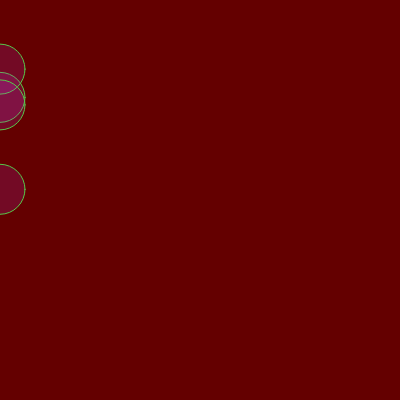
Frame 1 (no input)
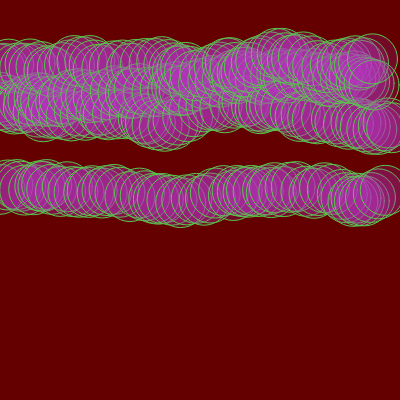
Frame 60 (no input)
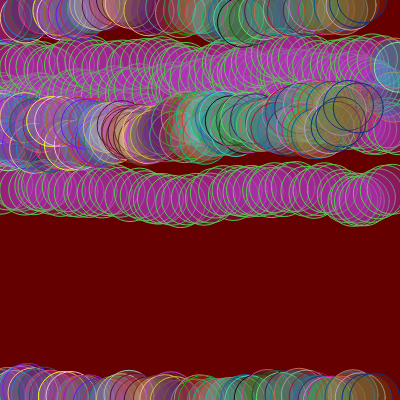
Frame 120 (the mouse pressed at the canvas centre since frame 60)

The p5.js sketch that drew these frames (run headless with seeded random() and noise() and a simulated clock; from frame 60 on, the mouse is pressed at the canvas centre):

// p5.js sketch
// ── sketch.js
let cor_1;
let cor_2;
let circleX;
let circleY;

function setup() {
  createCanvas(400, 400); // (widght, height)
  background(100, 0, 0);
  cor_1 = color(random(0, 250), random(0, 250), random(0, 250), 50);
  cor_2 = color(random(0, 250), random(0, 250), random(0, 250));
  circleX = [0, 0, 0, 0];
  circleY = [random(height), random(height), random(height), random(height)];
}

function draw() {
  
  fill(cor_1)
  stroke(cor_2)
  
  // console.log(circleX.lenght)
  for(let contador in circleX) {
    // console.log(contador)
    circle(circleX[contador], circleY[contador], 50);
    circleX[contador] += random(3, 10);
    circleY[contador] += random(-5, 5);
    
    if(circleX[contador] >= width) {
      circleX[contador] = 0;
      circleY[contador] = random(height)
    }
  }
  
  if(mouseIsPressed) {
    cor_1 = color(random(0, 250), random(0, 250), random(0, 250), 50);
    cor_2 = color(random(0, 250), random(0, 250), random(0, 250));  
  }
}
